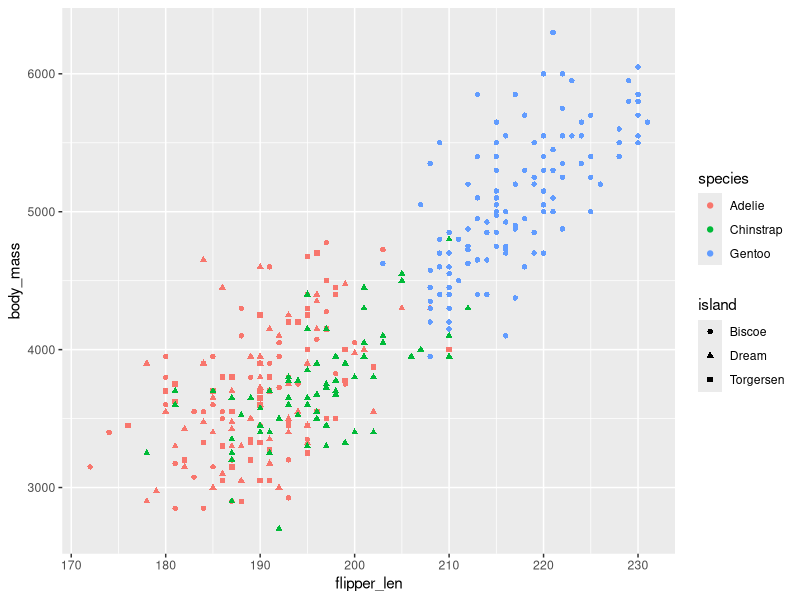

Write the R code that produced this figure.
## ---- chunk 1
1 + 1
## ---- chunk 2
#| echo: false
2 * 2
## ---- chunk 3
# this is a comment, and is not executed
# another line

x <- 5
y <- 9
x + y


## ---- chunk 4
# install.packages("tidyverse")
# install.packages("palmerpenguins")
## ---- chunk 5
library(tidyverse, palmerpenguins)
## ---- chunk 6
penguins
## ---- chunk 7
View(penguins)
## ---- chunk 8
penguins |> 
  ggplot(aes(x = flipper_len, 
             y = body_mass, 
             color = species, 
             shape = island)) +
  geom_point()
